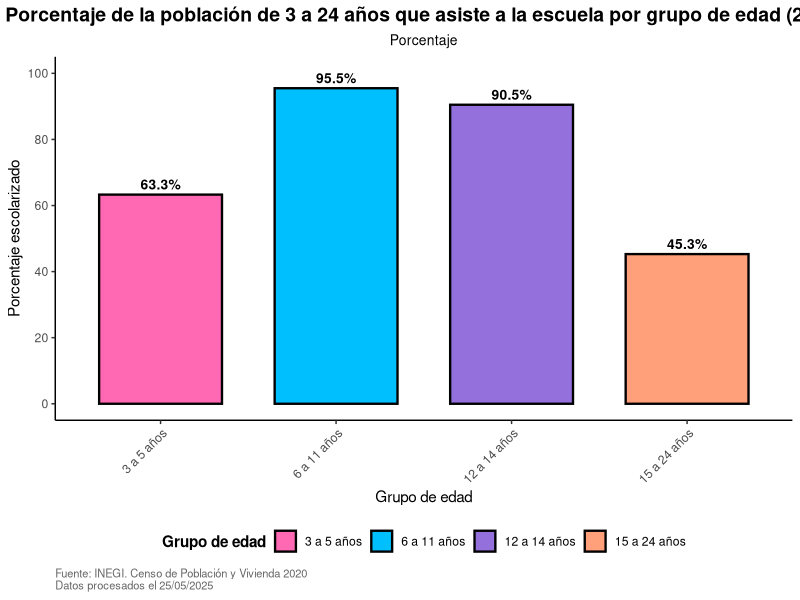

Reproduce this figure in R.
#-----------------------------------
#----------Librerias----------------
#-----------------------------------

{
  library(tidyverse)
  library(readxl)
}

#-----------------------------------
#--------------Datos----------------
#-----------------------------------

{
datos_escolarizacion <- data.frame(
  grupo_edad = c("3 a 5 años", "6 a 11 años", "12 a 14 años", "15 a 24 años"),
  tasa_escolarizacion = c(63.3, 95.5, 90.5, 45.3)
)
}

library(ggplot2)

# Primero preparo los datos en formato similar al que usas
datos_escolarizacion_long <- data.frame(
  Grupo = factor(c("3 a 5 años", "6 a 11 años", "12 a 14 años", "15 a 24 años"),
                 levels = c("3 a 5 años", "6 a 11 años", "12 a 14 años", "15 a 24 años")),
  Porcentaje = c(63.3, 95.5, 90.5, 45.3)
)

# Creo la gráfica con tu estilo estándar
ggplot(datos_escolarizacion_long, aes(x = Grupo, y = Porcentaje, fill = Grupo)) +
  geom_col(color = "black", size = 0.8, width = 0.7) +
  
  # Añadir etiquetas de porcentaje
  geom_text(aes(label = paste0(Porcentaje, "%")), 
            vjust = -0.5, size = 3.5, color = "black", fontface = "bold") +
  
  # Personalización al estilo de tu gráfico
  labs(
    title = "Porcentaje de la población de 3 a 24 años que asiste a la escuela por grupo de edad (2020)",
    subtitle = "Porcentaje",
    caption = "Fuente: INEGI. Censo de Población y Vivienda 2020\nDatos procesados el 25/05/2025",
    x = "Grupo de edad",
    y = "Porcentaje escolarizado",
    fill = "Grupo de edad"
  ) +
  
  theme_classic() +
  theme(
    plot.title = element_text(face = "bold", hjust = 0.5, size = 14),
    plot.subtitle = element_text(hjust = 0.5, size = 10),
    plot.caption = element_text(hjust = 0, size = 8, color = "gray40"),
    legend.position = "bottom",
    legend.title = element_text(face = "bold"),
    axis.text.x = element_text(angle = 45, hjust = 1, size = 9),
    axis.title = element_text(size = 11)
  ) +
  
  # Escala de colores similar a tu gráfico OCDE
  scale_fill_manual(
    values = c(
      "3 a 5 años" = "#FF69B4",       # Rosa como "Below upper secondary"
      "6 a 11 años" = "#00BFFF",      # Azul como "Upper secondary"
      "12 a 14 años" = "mediumpurple", # Morado como "Tertiary"
      "15 a 24 años" = "#FFA07A"      # Salmón (nuevo color)
    )
  ) +
  
  # Ajustar el eje Y como en tu gráfico
  scale_y_continuous(limits = c(0, 100), breaks = seq(0, 100, by = 20))


